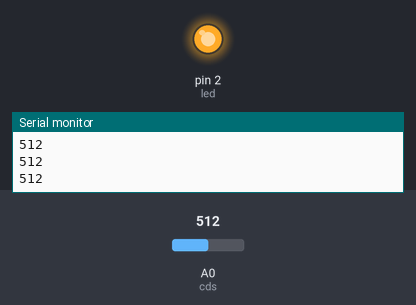
A sketch run on a simulated Arduino Uno, built with avr-gcc and run on an emulated ATmega328P. On the bench: output pins drawn as LEDs (lit = HIGH), the last lines printed to the serial monitor. Inputs (shaded band) come from the test bench; at power-on: A0 (cds) = 512.

Above: at 1.2 s.
1.3 s: A0 (cds) set to 414
2.8 s: A0 (cds) set to 386
At 3.7 s:
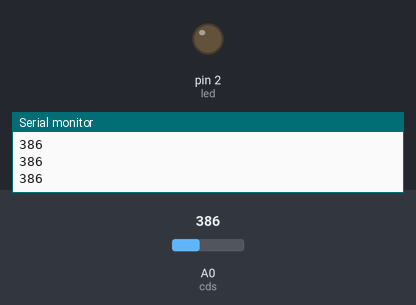
4.3 s: A0 (cds) set to 410
At 4.8 s:
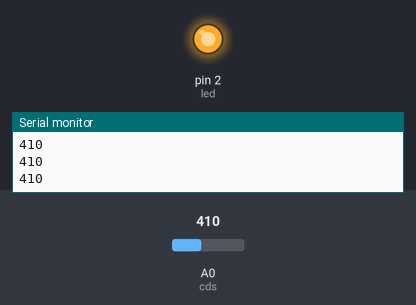
5.8 s: A0 (cds) set to 390
At 7.2 s:
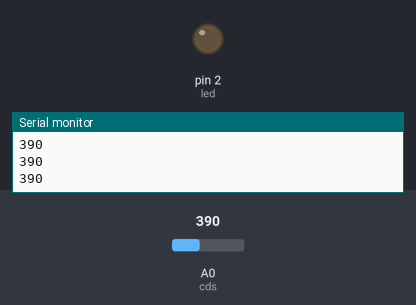
Timing chart, 0 to 8.3 s (numbered marks = the images above; inputs shaded):
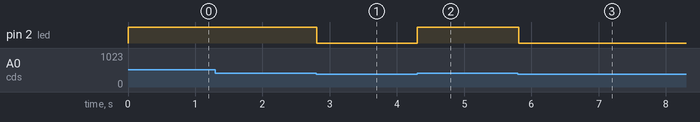

The sketch:

CDS.ino
```cpp
int cds = A0;
int led = 2;
void setup() {
  // put your setup code here, to run once:
  pinMode(cds,INPUT);
  pinMode(led,OUTPUT);
  Serial.begin(9600);
}

void loop() {
  // put your main code here, to run repeatedly:
  int cds_data = analogRead(A0);
  Serial.println(cds_data);
  if(cds_data>400){
    digitalWrite(led,HIGH);
  }else{
    digitalWrite(led,LOW);
  }
}
```

Measured:
- the behaviour switches between 401 and 400 on A0 (cds) (found by bisection; images 0 and 1)
- after the input at 2.8 s, pin 2 (led): HIGH → LOW at once
- after the input at 4.3 s, pin 2 (led): LOW → HIGH at once
- after the input at 5.8 s, pin 2 (led): HIGH → LOW at once
